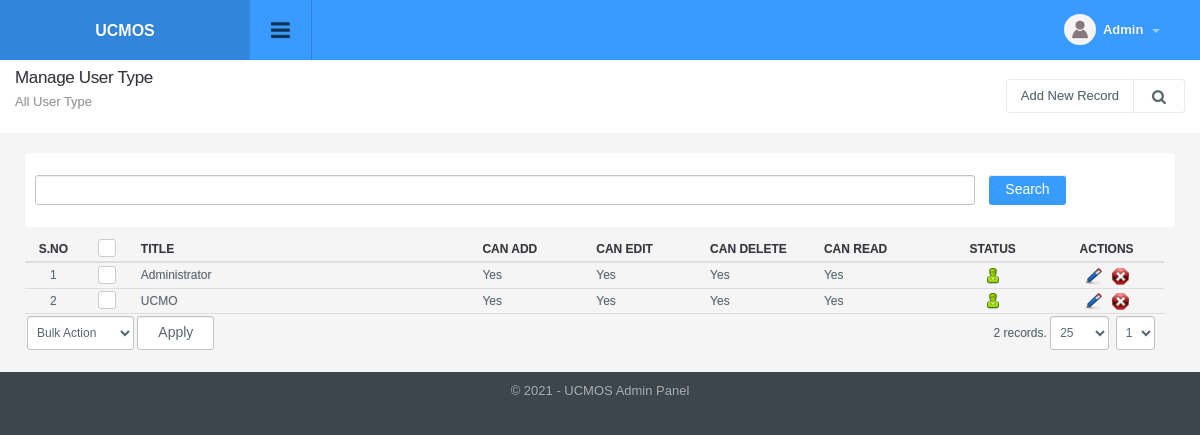
Page /admin_type_manage.php (signed in) on the committed database.
### tables this page shows
CREATE TABLE `config_variable` (
  `id` int(11) NOT NULL,
  `config_type_id` int(11) NOT NULL,
  `title` varchar(512) NOT NULL,
  `notes` varchar(512) NOT NULL,
  `type` varchar(200) NOT NULL,
  `default_values` text NOT NULL,
  `key` varchar(200) NOT NULL,
  `value` text NOT NULL,
  `sortorder` int(11) NOT NULL
);

CREATE TABLE `admin_type` (
  `id` int(11) NOT NULL,
  `title` varchar(200) NOT NULL,
  `can_add` int(1) NOT NULL DEFAULT '0',
  `can_edit` int(1) NOT NULL DEFAULT '0',
  `can_delete` int(1) NOT NULL DEFAULT '0',
  `can_read` int(1) NOT NULL DEFAULT '0',
  `status` int(1) NOT NULL DEFAULT '1',
  `ts` timestamp NULL DEFAULT CURRENT_TIMESTAMP ON UPDATE CURRENT_TIMESTAMP
);

### include/utility.php (called while the page is built, shortened)
<?php
function get_config($var){
	global $dblink;
	$sql="select value from config_variable where `key`='".slash($var)."'";
	$resConfig=doquery($sql,$dblink);
	if(numrows($resConfig)>0){
		while($rowConfig=dofetch($resConfig))
			return unslash($rowConfig["value"]);
	}
}
$site_title=get_config("site_title");
function slash($str){
	if(!is_array($str))
		return utf8_encode(addslashes($str));
	else{
		for($i=0; $i<count($str); $i++)
			$str[$i]=slash($str[$i]);
		return $str;
	}
}
function unslash($str){
	return stripslashes(utf8_decode($str));
	}
function getAdminType($value){
	if( $value == 1 ) {
		return "Yes";
	}
	else {
		return "No";
	}
}

### include/db.php (called while the page is built, shortened)
<?php
function doquery($qr,$lnk){
	@$res=mysqli_query($lnk,$qr) or die($qr." - ".mysqli_error($lnk));
	return $res;
}
function dofetch($rs){
	@$rec=mysqli_fetch_array($rs);
	return $rec;
}
function numrows($rs){
	return mysqli_num_rows($rs);
}

### modules/admin_type/list.php (the view, shortened to what this page needs)
<?php
$q="";
$extra='';
$is_search=false;
if(isset($_SESSION["admin_type_manage"]["q"]))
	$q=$_SESSION["admin_type_manage"]["q"];
else
	$q="";
?>
<div class="page-header">
	<h1 class="title">Manage User Type</h1>
  	<ol class="breadcrumb">
    	<li class="active">All User Type</li>
  	</ol>
  	<div class="right">
    	<div class="btn-group" role="group" aria-label="...">
        	<a href="admin_type_manage.php?tab=add" class="btn btn-light editproject">Add New Record</a> <a id="topstats" class="btn btn-light" href="#"><i class="fa fa-search"></i></a>
        </div>
  	</div>
</div>
<ul class="topstats clearfix search_filter"<?php if($is_search) echo ' style="display: block"';?>>
	<li class="col-xs-12 col-lg-12 col-sm-12">
        <div>
        	<form class="form-horizontal" action="" method="get">
                <div class="col-sm-10 col-xs-8">
                  <input type="text" title="Enter String" value="<?php echo $q;?>" name="q" id="search" class="form-control" >
                </div>
                <div class="col-sm-1 col-xs-2">
                    <input type="submit" class="btn btn-default btn-l" value="Search" alt="Search Record" title="Search Record" />
                </div>
          	</form>
        </div>
  	</li>
</ul>
<div class="panel-body table-responsive">
	<table class="table table-hover list">
    	<thead>
            <tr>
                <th width="5%" class="text-center">S.No</th>
                <th width="5%" class="text-center">
                    <div class="checkbox checkbox-primary">
                    <label for="select_all"></label></div>
                </th>
                <th width="30%">Title</th>
                <th width="10%">Can Add</th>
                <th width="10%">Can Edit</th>
                <th width="10%">Can Delete</th>
                <th width="10%">Can Read</th>
                <th width="10%" class="text-center">Status</th>
                <th width="10%" class="text-center">Actions</th>
            </tr>
    	</thead>
    	<tbody>
			<?php
			$sql="select * from admin_type where 1 $extra";
			$rs=show_page($rows, $pageNum, $sql);
			if(numrows($rs)>0){
				$sn=1;
				while($r=dofetch($rs)){
					?>
					<tr>
						<td class="text-center"><?php echo $sn;?></td>
						<td class="text-center">
							<div class="checkbox margin-t-0 checkbox-primary">
                            <label for="<?php echo "rec_".$sn?>"></label></div>
						</td>
						<td><?php echo unslash($r["title"]); ?></td>
						<td><?php echo getAdminType(unslash($r["can_add"])); ?></td>
						<td><?php echo getAdminType(unslash($r["can_edit"])); ?></td>
						<td><?php echo getAdminType(unslash($r["can_delete"])); ?></td>
						<td><?php echo getAdminType(unslash($r["can_read"])); ?></td>
                        <td class="text-center"><a href="admin_type_manage.php?id=<?php echo $r['id'];?>&tab=status&s=<?php echo ($r["status"]==0)?1:0;?>">
                            <?php
                            if($r["status"]==0){
                                ?>
                                <img src="images/offstatus.png" alt="Off" title="Set Status On">
                                <?php
                            }
                            else{
                                ?>
                                <img src="images/onstatus.png" alt="On" title="Set Status Off">
                                <?php
                            }
                            ?>
                        </a></td>
                        <td class="text-center">
                            <a href="admin_type_manage.php?tab=edit&id=<?php echo $r['id'];?>"><img title="Edit Record" alt="Edit" src="images/edit.png"></a>&nbsp;&nbsp;
                            <a onclick="return confirm('Are you sure you want to delete')" href="admin_type_manage.php?id=<?php echo $r['id'];?>&amp;tab=delete"><img title="Delete Record" alt="Delete" src="images/delete.png"></a>
                        </td>
                    </tr>
                    <?php
                    $sn++;
                }
                ?>
                <tr>
                    <td colspan="6" class="actions">
                        <select name="bulk_action" id="bulk_action" title="Choose Action">
                            <option value="null">Bulk Action</option>
                        </select>
                        <input type="button" name="apply" value="Apply" id="apply_bulk_action" class="btn btn-light" title="Apply Action"  />
                    </td>
                    <td colspan="3" class="paging" title="Paging" align="right"><?php echo pages_list($rows, "admin_type", $sql, $pageNum)?></td>
                </tr>
                <?php
            }
            else{
                ?>
                <tr>
                    <td colspan="9"  class="no-record">No Result Found</td>
                </tr>
                <?php
            }
            ?>
    	</tbody>
  	</table>
</div>

### include/header.php (shortened to what this page needs)
<!DOCTYPE html PUBLIC "-//W3C//DTD XHTML 1.0 Transitional//EN" "http://www.w3.org/TR/xhtml1/DTD/xhtml1-transitional.dtd">
<html xmlns="http://www.w3.org/1999/xhtml">
<head>
<link type="text/css" rel="stylesheet" href="css/font-awesome.min.css" />
<link type="text/css" rel="stylesheet" href="css/font-awesome.css" />
<link type="text/css" rel="stylesheet"  href="css/bootstrap.css" />
<link rel="stylesheet" href="css/bootstrap-datetimepicker.min.css" />
<link type="text/css" rel="stylesheet"  href="css/awesome-bootstrap-checkbox.css" />
<link href="css/general.css" type="text/css" rel="stylesheet" />
<link type="text/css" rel="stylesheet"  href="css/style.css" />
<link rel="stylesheet" href="//code.jquery.com/ui/1.12.1/themes/base/jquery-ui.css">
</head>
<body>
	<div id="wrapper" class="round_corners">
    	<div id="top" class="clearfix">
            <div class="applogo">
			<a href="index.php" class="logo"><?php $admin_logo=get_config("admin_logo"); if(empty($admin_logo)) echo $site_title; else { ?><img src="<?php echo $file_upload_root;?>config/<?php echo $admin_logo?>" /><?php }?></a>
            </div>
            <a class="sidebar-open-button" href="#"><i class="fa fa-bars"></i></a>
            <ul class="top-right">
            	<li class="dropdown link">
                	<a class="dropdown-toggle profilebox" data-toggle="dropdown" href="#">
                    	<img alt="img" src="images/profileimg-default.png">
                        <b><?php echo ucfirst((isset($_SESSION["logged_in_admin"]) && $_SESSION["logged_in_admin"]!="")?$_SESSION["logged_in_admin"]["name"]:"Guest");?></b>
                        <span class="caret"></span>
                    </a>
                </li>
           </ul>
        </div>
		<div class="content" style="margin-left:0">

### include/footer.php (shortened to what this page needs)
<div id="footer" class="bottom_round_corners">
	<div id="footer_content">
    	<address>&copy; <?php echo date("Y");?> - <?php echo $site_title; ?> Admin Panel</address>
    </div>
</div>
<link href="js/fancybox/jquery.fancybox.min.css" rel="stylesheet" type="text/css" />
<link href="js/chosen/chosen.css" rel="stylesheet" type="text/css" />
<link rel="stylesheet" type="text/css" href="css/angularjs-datetime-picker.css" />
</body>
</html>

### rows in the picture
config_variable: value "UCMOS"
admin_type: title "Administrator", can_add "Yes", can_edit "Yes", can_delete "Yes", can_read "Yes", status 1 (drawn)
admin_type: title "UCMO", can_add "Yes", can_edit "Yes", can_delete "Yes", can_read "Yes", status 1 (drawn)

### other values in the picture
pages_list($rows, "admin_type", $sql, $pageNum) "2 records."
form field page "1"
